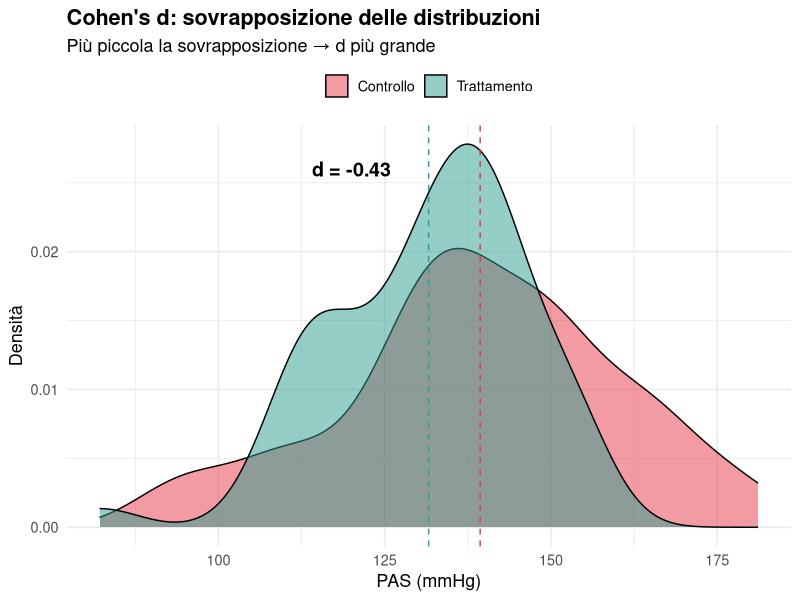
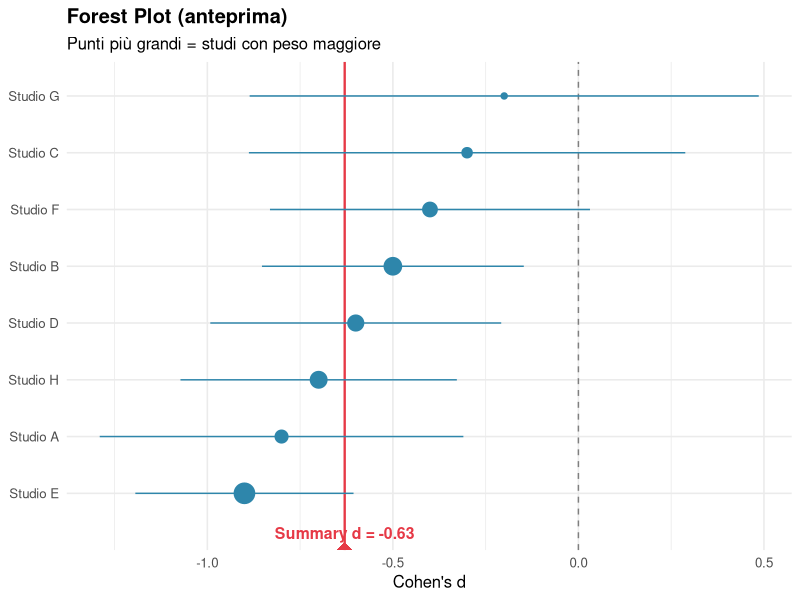

These charts were generated, in order, by the following R code:
## ---- chunk 1
#| include: false
library(tidyverse)
library(ggplot2)
## ---- chunk 2
set.seed(42)
# Scenario: RCT su riduzione pressione arteriosa sistolica
n_per_gruppo <- 50
ctrl  <- rnorm(n_per_gruppo, mean = 140, sd = 18)
tratt <- rnorm(n_per_gruppo, mean = 130, sd = 16)

# Calcolo manuale di Cohen's d
media_diff <- mean(tratt) - mean(ctrl)
sd_pooled  <- sqrt(((n_per_gruppo-1)*var(ctrl) +
                    (n_per_gruppo-1)*var(tratt)) / (2*n_per_gruppo - 2))
d <- media_diff / sd_pooled

cat("Differenza media:    ", round(media_diff, 2), "mmHg\n")
cat("SD pooled:           ", round(sd_pooled, 2), "\n")
cat("Cohen's d:           ", round(d, 3), "\n")
cat("Interpretazione:     ",
    ifelse(abs(d) < 0.2, "Trascurabile",
    ifelse(abs(d) < 0.5, "Piccolo",
    ifelse(abs(d) < 0.8, "Medio", "Grande"))), "\n")
## ---- chunk 3
df_vis <- bind_rows(
  data.frame(x = ctrl,  gruppo = "Controllo"),
  data.frame(x = tratt, gruppo = "Trattamento")
)

ggplot(df_vis, aes(x = x, fill = gruppo)) +
  geom_density(alpha = 0.5) +
  geom_vline(aes(xintercept = mean(ctrl)),  color = "#E63946", lty = 2) +
  geom_vline(aes(xintercept = mean(tratt)), color = "#2A9D8F", lty = 2) +
  scale_fill_manual(values = c("#E63946", "#2A9D8F")) +
  annotate("text", x = 120, y = 0.026,
           label = paste0("d = ", round(d, 2)),
           size = 5, fontface = "bold") +
  labs(title = "Cohen's d: sovrapposizione delle distribuzioni",
       subtitle = "Più piccola la sovrapposizione → d più grande",
       x = "PAS (mmHg)", y = "Densità", fill = NULL) +
  theme_minimal(base_size = 13) +
  theme(plot.title = element_text(face = "bold"), legend.position = "top")
## ---- chunk 4
# Tabella 2x2: esempio RCT sepsi
#            Morte  Sopravvissuto
# Trattamento  12       88
# Controllo    25       75

a <- 12; b <- 88   # trattamento: eventi, non-eventi
c <- 25; d <- 75   # controllo:   eventi, non-eventi

OR <- (a * d) / (b * c)
logOR <- log(OR)
SE_logOR <- sqrt(1/a + 1/b + 1/c + 1/d)
IC_OR_lb <- exp(logOR - 1.96 * SE_logOR)
IC_OR_ub <- exp(logOR + 1.96 * SE_logOR)

cat("=== Analisi tabella 2x2 ===\n")
cat("Odds Ratio:    ", round(OR, 3), "\n")
cat("IC 95%:       [", round(IC_OR_lb, 3), ",", round(IC_OR_ub, 3), "]\n")
cat("log(OR):       ", round(logOR, 3), "\n")
cat("SE(log OR):    ", round(SE_logOR, 3), "\n")
cat("\nInterpretazione:", ifelse(OR < 1, "Trattamento protettivo",
                                "Trattamento associato a rischio maggiore"), "\n")
## ---- chunk 5
# Stesso scenario
n_tratt <- a + b   # 100
n_ctrl  <- c + d   # 100

p_tratt <- a / n_tratt
p_ctrl  <- c / n_ctrl

RR      <- p_tratt / p_ctrl
logRR   <- log(RR)
SE_logRR <- sqrt((1-p_tratt)/(a) + (1-p_ctrl)/(c))
IC_RR_lb <- exp(logRR - 1.96 * SE_logRR)
IC_RR_ub <- exp(logRR + 1.96 * SE_logRR)

cat("Risk nel trattamento:  ", round(p_tratt, 3), "(", a, "/", n_tratt, ")\n")
cat("Risk nel controllo:    ", round(p_ctrl, 3),  "(", c, "/", n_ctrl, ")\n")
cat("Risk Ratio:            ", round(RR, 3), "\n")
cat("IC 95%:               [", round(IC_RR_lb, 3), ",", round(IC_RR_ub, 3), "]\n")
## ---- chunk 6
# Varia l'incidenza di base mantenendo lo stesso RR
rr_fisso  <- 0.5   # trattamento dimezza il rischio
baseline  <- c(0.05, 0.10, 0.20, 0.40, 0.60)

df_comp <- data.frame(
  p_ctrl  = baseline,
  p_tratt = baseline * rr_fisso
) |>
  mutate(
    RR = p_tratt / p_ctrl,
    OR = (p_tratt/(1-p_tratt)) / (p_ctrl/(1-p_ctrl)),
    RD = p_tratt - p_ctrl
  )

knitr::kable(df_comp, digits = 3,
  caption = "OR ≠ RR: la divergenza cresce con l'aumentare dell'incidenza basale")
## ---- chunk 7
set.seed(99)
df_forest <- data.frame(
  studio = paste("Studio", LETTERS[1:8]),
  d      = c(-0.8, -0.5, -0.3, -0.6, -0.9, -0.4, -0.2, -0.7),
  se     = c(0.25, 0.18, 0.30, 0.20, 0.15, 0.22, 0.35, 0.19)
) |>
  mutate(
    lb   = d - 1.96 * se,
    ub   = d + 1.96 * se,
    peso = round(100 * (1/se^2) / sum(1/se^2), 1)
  )

# Summary effect (fixed)
w      <- 1 / df_forest$se^2
d_sum  <- sum(w * df_forest$d) / sum(w)
se_sum <- 1 / sqrt(sum(w))

ggplot(df_forest, aes(x = d, y = reorder(studio, d))) +
  geom_vline(xintercept = 0, lty = 2, color = "gray50") +
  geom_vline(xintercept = d_sum, lty = 1, color = "#E63946", linewidth = 0.8) +
  geom_pointrange(aes(xmin = lb, xmax = ub, size = peso),
                  color = "#2E86AB") +
  scale_size(range = c(0.3, 1.5), guide = "none") +
  geom_point(aes(x = d_sum, y = 0), shape = 18, size = 5,
             color = "#E63946") +
  annotate("text", x = d_sum, y = 0.3,
           label = paste0("Summary d = ", round(d_sum, 2)),
           color = "#E63946", fontface = "bold", size = 4) +
  labs(title = "Forest Plot (anteprima)",
       subtitle = "Punti più grandi = studi con peso maggiore",
       x = "Cohen's d", y = NULL) +
  theme_minimal(base_size = 12) +
  theme(plot.title = element_text(face = "bold"))
